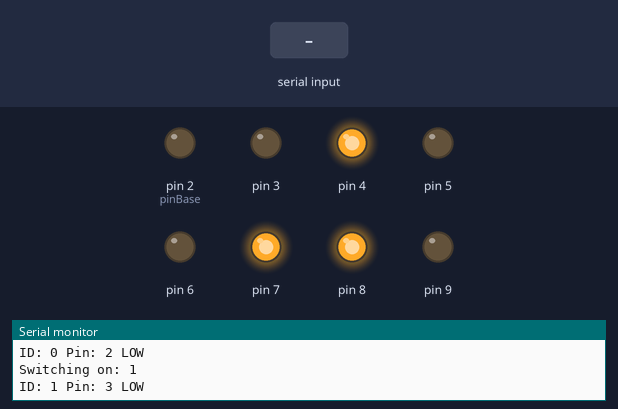
This sketch was run on a simulated Arduino Uno, built with avr-gcc and run on an emulated ATmega328P. Parts: output pins drawn as LEDs (lit = HIGH), the last lines printed to the serial monitor. Inputs (shaded band) come from the test bench.

Above: at 1.2 s.
1.3 s: "1" received over Serial
At 1.8 s:
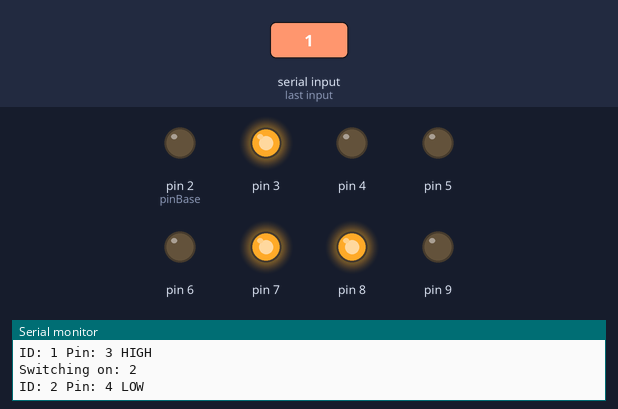
2.8 s: "0" received over Serial
At 4.0 s:
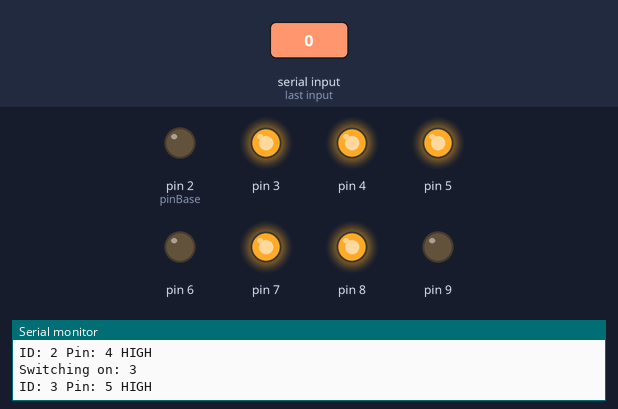
4.3 s: "2" received over Serial
At 5.3 s:
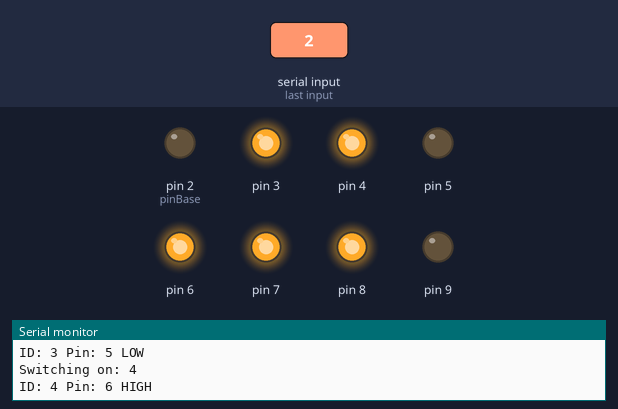
5.8 s: "1" received over Serial
At 6.4 s:
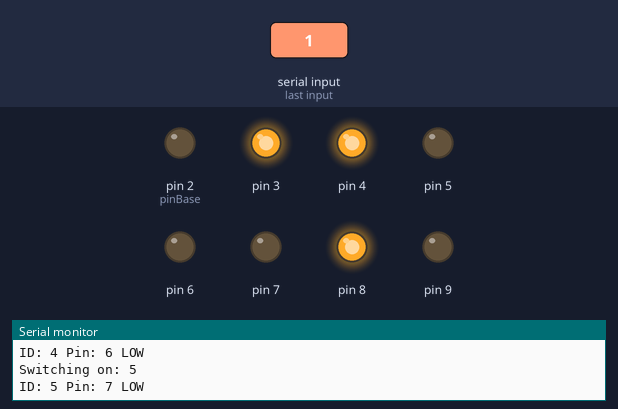
7.3 s: "0" received over Serial
At 7.6 s:
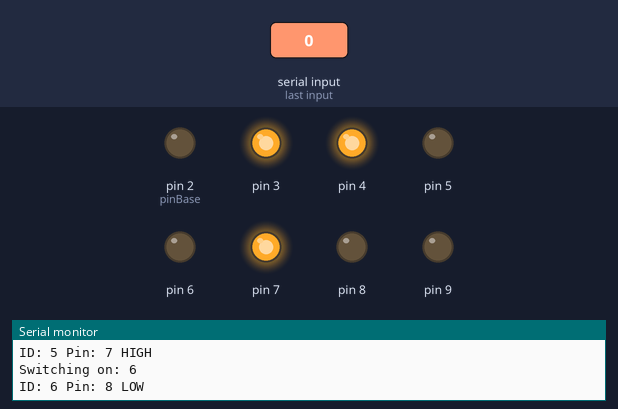
8.8 s: "2" received over Serial
At 9.9 s:
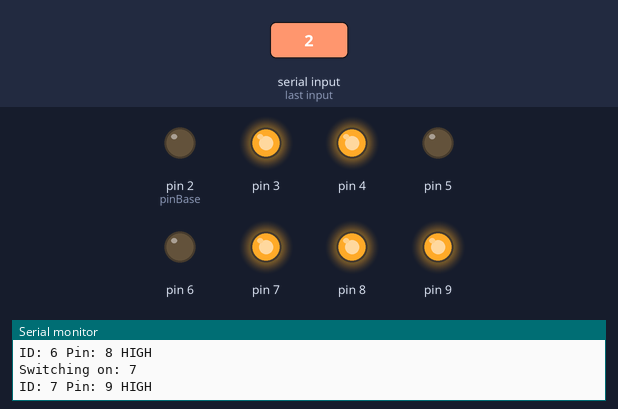
Timing chart, 0 to 11.3 s (numbered marks = the images above; inputs shaded):
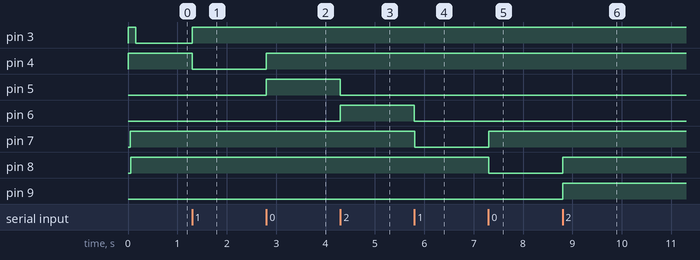

Measured:
- after the input at 1.3 s, pin 3: LOW → HIGH at once; pin 4: HIGH → LOW at once
- after the input at 2.8 s, pin 4, pin 5: LOW → HIGH at once
- after the input at 4.3 s, pin 5: HIGH → LOW at once; pin 6: LOW → HIGH at once
- after the input at 5.8 s, pin 6, pin 7: HIGH → LOW at once
- after the input at 7.3 s, pin 7: LOW → HIGH at once; pin 8: HIGH → LOW at once
- after the input at 8.8 s, pin 8, pin 9: LOW → HIGH at once

The sketch:

RLattice00.ino
```cpp
/* R Lattice 00
 * 2 Max 4679 analog switches
 * 1 TC1044 Charge Pump
 * make a resistor lattice potentiometer
 */

#define NB_SWITCHES 8
#define OFF 0
#define ON 1

byte pinBase = 2;
byte curSwitchID = 0;
int pause = 2000;

byte id2Pin(byte id){
  return id+pinBase;
}

void setSwitch(byte switchID,byte logic){
  byte sLogic = (switchID%4 == 0 || switchID%4 == 3 ? logic : ! logic);
  Serial.print("ID: ");
  Serial.print(switchID);
  byte pin = id2Pin(switchID);
  Serial.print(" Pin: ");
  Serial.print(pin);
  if (sLogic){
    digitalWrite(pin,HIGH);
    Serial.println(" HIGH");
  }
  else {
    digitalWrite(id2Pin(switchID),LOW);
    Serial.println(" LOW");
  }
}

void setup(){
  Serial.begin(9600);
  for (byte id=0; id<NB_SWITCHES;id++){
    pinMode(id2Pin(id),OUTPUT);
    setSwitch(id,OFF);
  }
}

void incMod(byte*b,byte m){
  *b = (*b+1)%m;
}

void loop(){
  //delay(pause);
  Serial.print("Switching off: ");
  Serial.println(curSwitchID);
  setSwitch(curSwitchID,OFF);
  incMod(&curSwitchID,NB_SWITCHES);
  Serial.print("Switching on: ");
  Serial.println(curSwitchID);
  setSwitch(curSwitchID,ON);
  while(!Serial.available());
  Serial.read();
}
```
